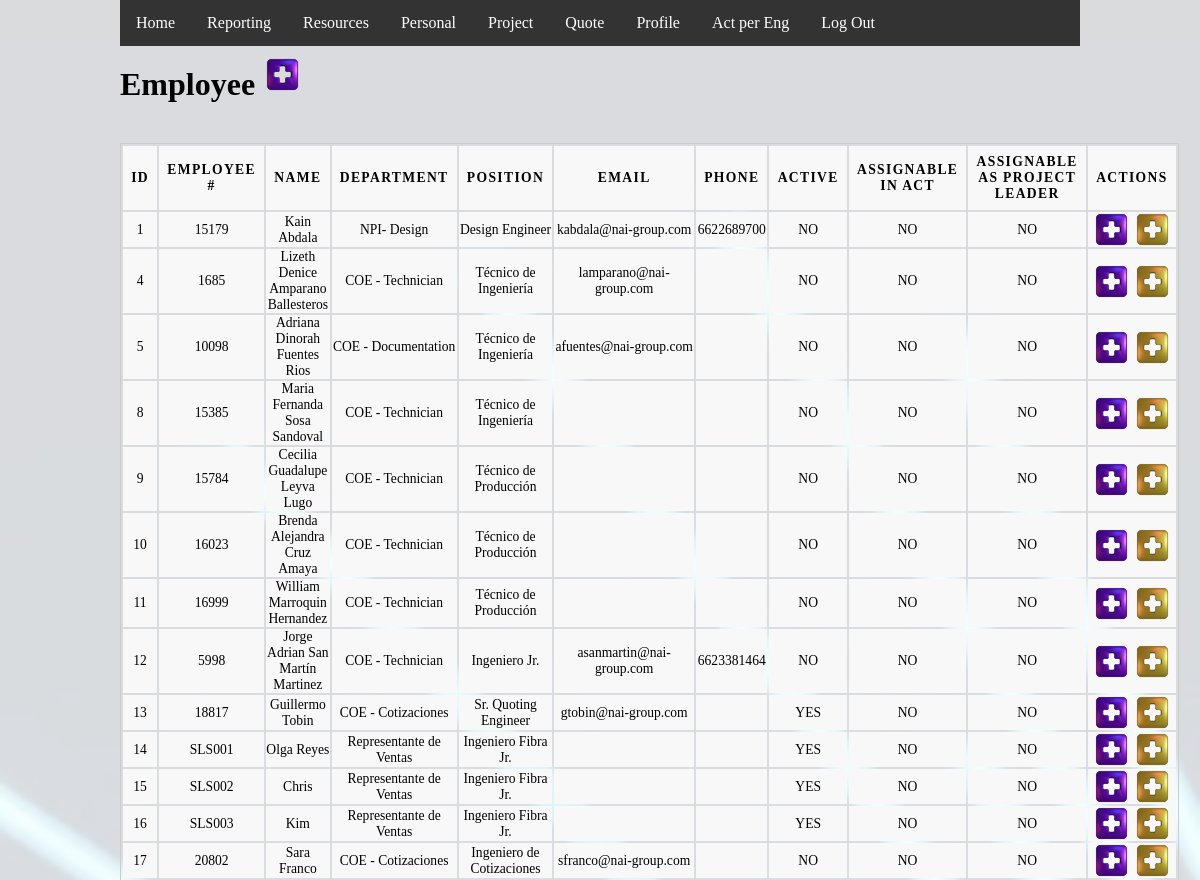
/empleado.php (signed in, upper part), run on an earlier commit of the app's database.
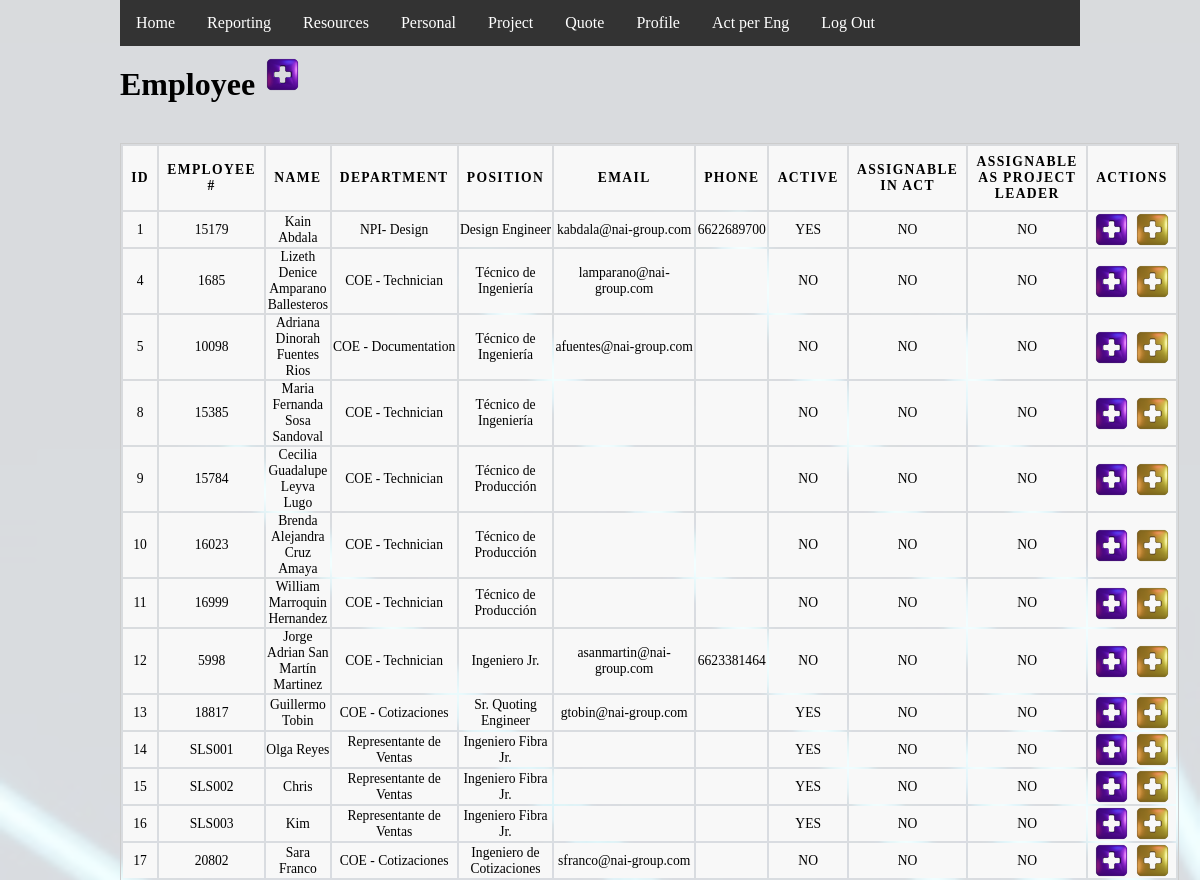
And on a later commit of the database.
### tables this page shows
CREATE TABLE `empleado` (
  `idEmpleado` int(11) NOT NULL,
  `numEmpleado` varchar(10) NOT NULL,
  `nombre` varchar(50) NOT NULL,
  `fechaCrea` datetime NOT NULL DEFAULT current_timestamp(),
  `correo` varchar(30) NOT NULL,
  `celular` varchar(10) DEFAULT NULL,
  `activo` tinyint(1) NOT NULL,
  `notas` text DEFAULT NULL,
  `idPuesto` int(11) NOT NULL,
  `idDepartamento` int(11) NOT NULL,
  `asignableAct` tinyint(1) DEFAULT NULL,
  `asignableAsResp` tinyint(4) DEFAULT NULL
);

CREATE TABLE `departamento` (
  `idDepartamento` int(11) NOT NULL,
  `nombre` varchar(50) NOT NULL,
  `descripcion` text NOT NULL,
  `fechaCrea` datetime NOT NULL DEFAULT current_timestamp()
);

CREATE TABLE `puesto` (
  `idPuesto` int(11) NOT NULL,
  `nombre` varchar(50) NOT NULL,
  `descripcion` text NOT NULL,
  `fechaCrea` datetime NOT NULL DEFAULT current_timestamp(),
  `responsabilidades` text DEFAULT NULL
);

### empleado.php (the view, shortened to what this page needs)
<?php
  include "inc/conexion.php";
  include "inc/header.php";
?>
<!DOCTYPE html>
  <div class="inline-container">
      <h1 style="margin-top: 20px; margin-right: 10px;">Employee</h1>
      <a href='#' onclick='altaEmpleado()'>
          <div class='icon-container'>
              <div class='plus-icon'></div>
          </div>
      </a>
  </div>
  <div class="flex-container">
    <table>
      <thead>
        <tr>
          <th>ID</th>
          <th>Employee #</th>
          <th>Name</th>
          <th>Department</th>
          <th>Position</th>
          <th>Email</th>
          <th>Phone</th>
          <th>Active</th>
          <th>Assignable in Act</th>
          <th>Assignable as Project Leader</th>
          <th>Actions</th>
        </tr>
      </thead>
  <?php
      $stmt = $dbh->prepare("SELECT idEmpleado, numEmpleado, empleado.nombre AS enombre, puesto.nombre AS pnombre,
                              departamento.nombre AS dnombre, correo, celular, activo, asignableAct, asignableAsResp
                            FROM empleado
                            INNER JOIN departamento
                            ON empleado.idDepartamento = departamento.idDepartamento
                            INNER JOIN puesto
                            ON empleado.idPuesto = puesto.idPuesto
                            ORDER BY idEmpleado");
      $stmt->execute();
      while ($resultado = $stmt->fetch()) {
          echo "<tr>";
          echo "<td>". $resultado->idEmpleado . "</td>";
          echo "<td>". $resultado->numEmpleado . "</td>";
          echo "<td>". $resultado->enombre . "</td>";
          echo "<td>". $resultado->dnombre . "</td>";
          echo "<td>". $resultado->pnombre . "</td>";
          echo "<td>". $resultado->correo . "</td>";
          echo "<td>". $resultado->celular . "</td>";
          if ($resultado->activo == 1) {
              echo "<td>YES</td>";
          } else {
              echo "<td>NO</td>";
          }
          if ($resultado->asignableAct == 1) {
              echo "<td>YES</td>";
          } else {
              echo "<td>NO</td>";
          }
          if ($resultado->asignableAsResp == 1) {
              echo "<td>YES</td>";
          } else {
              echo "<td>NO</td>";
          }
          echo "<td>
                    <div class='' style='display: flex; justify-content: space-evenly;'>
                        <div class='icon-container'>
                            <a href='empleado_capacidades.php?id=" . $resultado->idEmpleado . "'>
                                <div class='plus-icon'></div>
                            </a>
                        </div>
                        <div class='icon-container edit-employee' idEmpleado='" . $resultado->idEmpleado . "'>
                            <a href='#' onclick='editarEmpleado()'>
                                <div class='plus-icon-yellow'></div>
                            </a>
                        </div>
                    </div>
                </td>";
          echo "</tr>";
      }
  ?>
    </table>
  </div>

### inc/header.php (shortened to what this page needs)
<!DOCTYPE html>
<html lang="es">
<head>
  <link rel="stylesheet" href="../../css/style1.css">
  <link rel="stylesheet" type="text/css" href="https://cdn.datatables.net/v/dt/dt-1.11.3/datatables.min.css"/>
</head>
<body>
    <nav>
        <ul>
            <li><a class="" href="/index.php">Home</a></li>
    <?php   if (!isset($_SESSION["usuarioNombre"])) { ?>
                <li><a href="/login.php">Log in</a></li>
    <?php   } else { ?>
              <?php   if (in_array(27, $_SESSION["permisos"])) { ?>
                          <li class="dropdown">
                              <a href="#">Reporting</a>
                          </li>
                <?php } ?>
                <li class="dropdown">
                    <a href="#">Resources</a>
                </li>
                <li class="dropdown">
                    <a href="#">Personal</a>
                </li>
                <li class="dropdown">
                    <a href="#">Project</a>
                </li>
                <li class="dropdown">
                    <a href="#">Quote</a>
                </li>
                <li><a href="/perfil.php">Profile</a></li>
                <?php
                        if (in_array(35, $_SESSION["permisos"])) {
                            echo "<li><a href='/engineer_activities.php'>Act per Eng</a></li>";
                        }
                ?>
                <li><a href="/salir.php">Log Out</a></li>
    <?php   } ?>
        </ul>
    </nav>

### css/style1.css (style rules this page uses)
* { margin: 0; padding: 0; }
html { height: 100%; }
body { background-image: url("/images/fiberBG.jpg"); background-color: rgba(255,255,255,0.85); background-blend-mode: lighten; background-position: center; background-size: cover; display: flex; flex-direction: column; height: 100%; margin: 0; margin-left: 10%; margin-right: 10%; height: auto; padding-bottom: 200px; }
.flex-container { margin-top: 40px; display: flex; flex-wrap: wrap; flex-direction: column; align-items: center; }
.inline-container { width: 100%; align-items: center; display: inline-flex; padding: auto; }
.icon-container { width: auto; display: flex; justify-content: center; }
.icon-container div { height: 35px; width: 35px; }
a { text-decoration: none; }
table { border: 1px solid #ccc; margin: 0; padding: 0; width: 100%; }
table tr { background-color: #f8f8f8; border: 1px solid #ddd; }
table th, table td { font-size: .85em; text-align: center; }
table th { padding: .600em; font-size: .85em; letter-spacing: .1em; text-transform: uppercase; }
ul { list-style-type: none; margin: 0; padding: 0; overflow: hidden; background-color: #333; magin }
li { float: left; }
li a, .dropbtn { display: inline-block; color: white; text-align: center; padding: 14px 16px; text-decoration: none; }
li.dropdown { display: inline-block; }
.plus-icon { background-image: url('/images/icons/plus-icon.png'); background-size: cover; }
.plus-icon-yellow { background-image: url('/images/icons/plus-icon-yellow.png'); background-size: cover; }

What changed in the data, as far as the page shows it:
changed empleado "Kain Abdala": activo "NO" → "YES"
